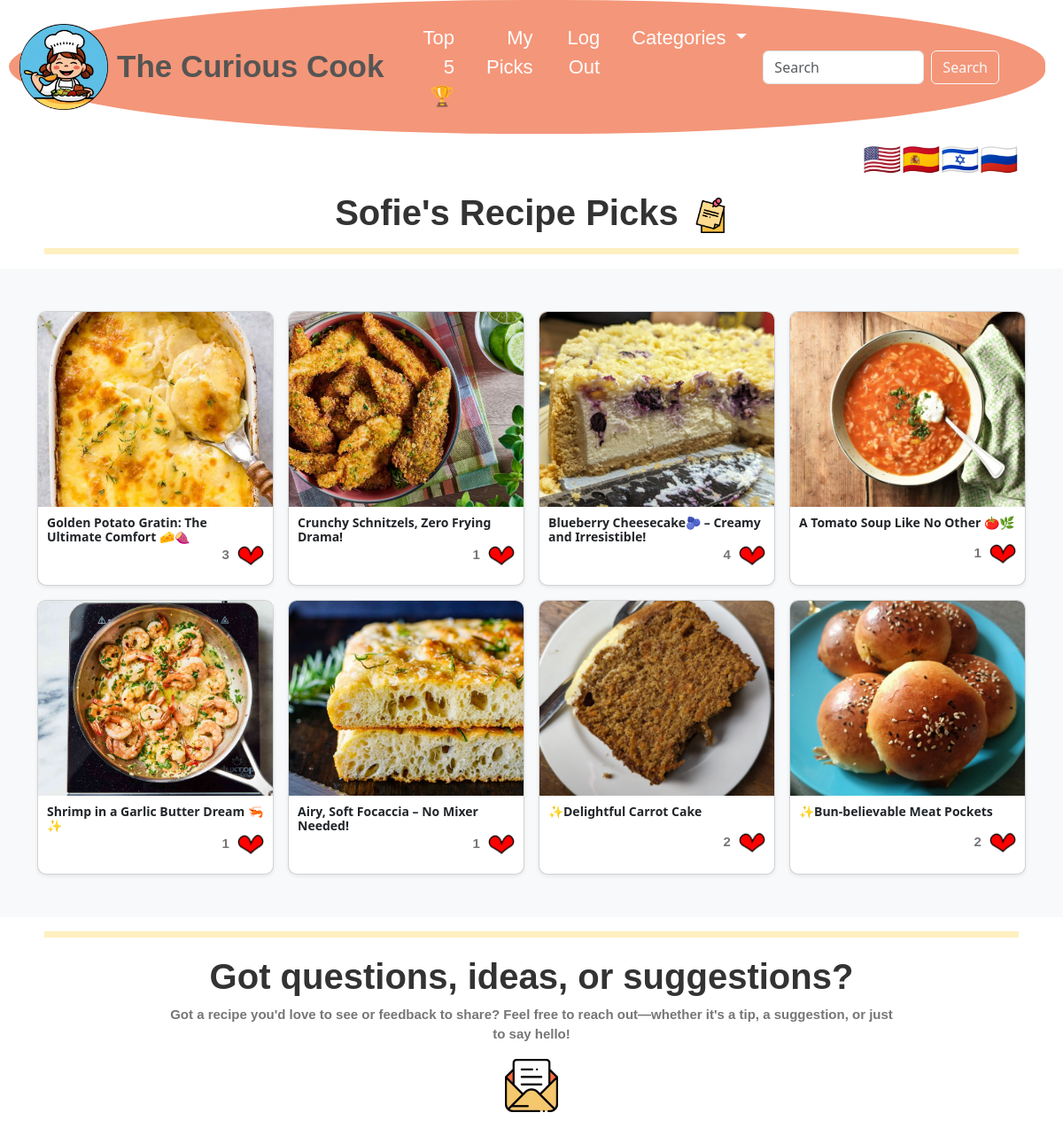
Page /saved/2/ on the committed database.
### cookbook/models.py (models this page shows, shortened)
class User(AbstractUser):
    pass

class Card(models.Model):
    filename = models.CharField(max_length=100, default='SOME STRING')
    title = models.CharField(max_length=100)
    title_ru = models.CharField(max_length=100, blank=True, null=True)
    title_he = models.CharField(max_length=100, blank=True, null=True)
    title_es = models.CharField(max_length=100, blank=True, null=True)
    image = models.CharField(max_length=10000)
    categories = models.ManyToManyField(Category, related_name='cards')
    liked = models.ManyToManyField(User, blank=True, related_name="liked_item")
    saved = models.ManyToManyField(User, blank=True, related_name="saved_item")
    anon_like = models.IntegerField(default=0)

### cookbook/views.py (the view)
# urls.py: path("saved/<int:user_id>/", views.saved, name="saved"),
def saved(request, user_id):
    user = User.objects.get(id=user_id)
    cards = Card.objects.filter(saved=user)
    categories = Category.objects.all()
    message = None
    if not cards:
        message = "Looks like you have'nt picked recipes to try. What are you waiting for?"
    return render(request, 'cookbook/saved.html', {
        "user":user,
        "cards":cards,
        "message":message,
        "categories":categories
    })

### cookbook/templates/cookbook/saved.html
{% extends "cookbook/layout.html" %}
{% load static %}
{% block body %}
    <h1>{{ user.username|capfirst }}'s Recipe Picks
        <img class="heart" src="{% static 'cookbook/bookmarkUnsave.jpg' %}" alt="tnx" style="width: 40px !important; height: auto !important; vertical-align: middle !important; margin-left: 5px;">
    </h1>
    <hr>
    {% if message %}
        <h3 style="margin: 70px; text-align: center; font-family: fantasy, sans-serif; color: rgb(225, 131, 96);">{{ message }}</h3>
        <img src="{% static 'cookbook/kit1.jpg' %}" alt="pennding" style="display:block; margin: 0 auto; border-radius: 5%;" width="300" height="auto">
    {% else %}
        <div class="album py-5 bg-body-tertiary">
            <div class="container">
                <div class="row row-cols-2 row-cols-sm-2 row-cols-md-4 g-3">
                    {% for card in cards %}
                        <a href="{% url 'recipe' card_id=card.id %}" class="card-link" style="text-decoration: none;">
                            <div class="col">
                                <div class="card shadow-sm">
                                    <div class="card-img-wrapper">
                                        <img src="{{ card.image }}" alt="{{ card.title }}" class="card-img-top" style="object-fit: cover; width: 100%; height: 100%;">
                                    </div>
                                    <div class="card-body" style="flex-grow: 1; display: flex; flex-direction: column; justify-content: space-between; overflow: hidden; padding: 10px;">
                                        <h6 style="font-size: 14px; margin: 0;"><b>{{ card.title }}</b></h6>
                                        <div class="d-flex justify-content-between align-items-center" style="overflow: hidden;">
                                            <h6 class="text-body-secondary" style="margin-left: auto; white-space: nowrap; overflow: hidden; text-overflow: ellipsis; font-size: 15px; font-family: fantasy, sans-serif;">
                                                <b>{{ card.liked.count }}</b>
                                                <img class="heart" src="{% static 'cookbook/fullHeart.jpg' %}" alt="tnx"
                                                    style="max-width: 30px; max-height: 30px; vertical-align: middle; margin-left: 5px;">
                                            </h6>
                                        </div>
                                    </div>
                                </div>
                            </div>
                        </a>
                    {% endfor %}
                </div>
            </div>
        </div>
    {% endif %}
{% endblock %}

### cookbook/static/cookbook/styles.css (style rules this page uses)
hr { border: none; height: 7px; background-color: #f9c301; margin-left: 50px; margin-right: 50px; }
h1 { font-family: fantasy, sans-serif; font-weight: bold; text-align: center; }
.card-body { flex: 1; padding: 10px; display: flex; flex-direction: column; justify-content: space-between; }
.card-body .d-flex { margin-top: auto; }
@media (min-width: 1024px) { .d-flex { display: flex; justify-content: flex-end; } }
@media (min-width: 1024px) { .card { display: flex; flex-direction: column; height: 310px; border-radius: 10px; overflow: hidden; display: flex; flex-direction: column; } }
@media (min-width: 1024px) { .card img { object-fit: cover; width: 100%; height: 250px; border-top-left-radius: 8px; border-top-right-radius: 8px; } }
@media (min-width: 1024px) { .card-body h6 { font-size: 16px; font-weight: bold; margin-bottom: 10px; } }
@media (min-width: 1024px) { .card-img-wrapper { flex-shrink: 0; height: 220px; overflow: hidden; } }
body { background-color: #ffffff; color: #333333; }
a { color: #D85C2F; }
.text-body-secondary { font-size: 15px; font-weight: bold; color: #777676 !important; }

### rows in the picture
User: username "Sofie"
Card: image (picture), title "Golden Potato Gratin: The Ultimate Comfort 🧀🍠", liked.count "3"
Card: image (picture), title "Crunchy Schnitzels, Zero Frying Drama!", liked.count "1"
Card: image (picture), title "Blueberry Cheesecake🫐 – Creamy and Irresistible!", liked.count "4"
Card: image (picture), title "A Tomato Soup Like No Other 🍅🌿", liked.count "1"
Card: image (picture), title "Shrimp in a Garlic Butter Dream 🦐✨", liked.count "1"
Card: image (picture), title "Airy, Soft Focaccia – No Mixer Needed!", liked.count "1"
Card: image (picture), title "✨Delightful Carrot Cake", liked.count "2"
Card: image (picture), title "✨Bun-believable Meat Pockets", liked.count "2"
